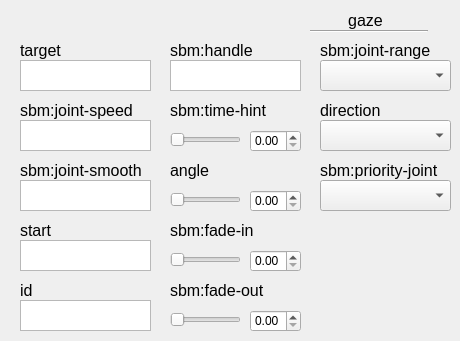
    <widget class="QWidget" name="gazeTab">
     <attribute name="title">
      <string>gaze</string>
     </attribute>
     <widget class="QPlainTextEdit" name="gazeTarget">
      <property name="geometry">
       <rect>
        <x>20</x>
        <y>60</y>
        <width>131</width>
        <height>31</height>
       </rect>
      </property>
      <property name="accessibleName">
       <string>target</string>
      </property>
     </widget>
     <widget class="Line" name="line_7">
      <property name="geometry">
       <rect>
        <x>310</x>
        <y>30</y>
        <width>118</width>
        <height>3</height>
       </rect>
      </property>
      <property name="orientation">
       <enum>Qt::Horizontal</enum>
      </property>
     </widget>
     <widget class="QLabel" name="postureLabel_31">
      <property name="geometry">
       <rect>
        <x>20</x>
        <y>40</y>
        <width>61</width>
        <height>20</height>
       </rect>
      </property>
      <property name="font">
       <font>
        <pointsize>12</pointsize>
       </font>
      </property>
      <property name="text">
       <string>target</string>
      </property>
      <property name="alignment">
       <set>Qt::AlignLeading|Qt::AlignLeft|Qt::AlignVCenter</set>
      </property>
     </widget>
     <widget class="QLabel" name="idLabel_18">
      <property name="geometry">
       <rect>
        <x>320</x>
        <y>10</y>
        <width>91</width>
        <height>21</height>
       </rect>
      </property>
      <property name="font">
       <font>
        <pointsize>12</pointsize>
       </font>
      </property>
      <property name="text">
       <string>gaze</string>
      </property>
      <property name="alignment">
       <set>Qt::AlignCenter</set>
      </property>
     </widget>
     <widget class="QLabel" name="postureLabel_32">
      <property name="geometry">
       <rect>
        <x>320</x>
        <y>40</y>
        <width>121</width>
        <height>20</height>
       </rect>
      </property>
      <property name="font">
       <font>
        <pointsize>12</pointsize>
       </font>
      </property>
      <property name="text">
       <string>sbm:joint-range</string>
      </property>
      <property name="alignment">
       <set>Qt::AlignLeading|Qt::AlignLeft|Qt::AlignVCenter</set>
      </property>
     </widget>
     <widget class="QComboBox" name="gazeSbmJointRange">
      <property name="geometry">
       <rect>
        <x>320</x>
        <y>60</y>
        <width>131</width>
        <height>31</height>
       </rect>
      </property>
      <property name="accessibleName">
       <string>sbm:joint-range</string>
      </property>
     </widget>
     <widget class="QLabel" name="postureLabel_33">
      <property name="geometry">
       <rect>
        <x>320</x>
        <y>100</y>
        <width>91</width>
        <height>20</height>
       </rect>
      </property>
      <property name="font">
       <font>
        <pointsize>12</pointsize>
       </font>
      </property>
      <property name="text">
       <string>direction</string>
      </property>
      <property name="alignment">
       <set>Qt::AlignLeading|Qt::AlignLeft|Qt::AlignVCenter</set>
      </property>
     </widget>
     <widget class="QComboBox" name="gazeDirection">
      <property name="geometry">
       <rect>
        <x>320</x>
        <y>120</y>
        <width>131</width>
        <height>31</height>
       </rect>
      </property>
      <property name="accessibleName">
       <string>direction</string>
      </property>
     </widget>
     <widget class="QLabel" name="postureLabel_67">
      <property name="geometry">
       <rect>
        <x>170</x>
        <y>160</y>
        <width>141</width>
        <height>20</height>
       </rect>
      </property>
      <property name="font">
       <font>
        <pointsize>12</pointsize>
       </font>
      </property>
      <property name="text">
       <string>angle</string>
      </property>
      <property name="alignment">
       <set>Qt::AlignLeading|Qt::AlignLeft|Qt::AlignVCenter</set>
      </property>
     </widget>
     <widget class="QSlider" name="gazeAngleSlider">
      <property name="geometry">
       <rect>
        <x>170</x>
        <y>190</y>
        <width>71</width>
        <height>19</height>
       </rect>
      </property>
      <property name="accessibleName">
       <string>angle</string>
      </property>
      <property name="orientation">
       <enum>Qt::Horizontal</enum>
      </property>
     </widget>
     <widget class="QLabel" name="postureLabel_68">
      <property name="geometry">
       <rect>
        <x>320</x>
        <y>160</y>
        <width>131</width>
        <height>20</height>
       </rect>
      </property>
      <property name="font">
       <font>
        <pointsize>12</pointsize>
       </font>
      </property>
      <property name="text">
       <string>sbm:priority-joint</string>
      </property>
      <property name="alignment">
       <set>Qt::AlignLeading|Qt::AlignLeft|Qt::AlignVCenter</set>
      </property>
     </widget>
     <widget class="QComboBox" name="gazeSbmPriorityJoint">
      <property name="geometry">
       <rect>
        <x>320</x>
        <y>180</y>
        <width>131</width>
        <height>31</height>
       </rect>
      </property>
      <property name="accessibleName">
       <string>sbm:priority-joint</string>
      </property>
     </widget>
     <widget class="QPlainTextEdit" name="gazeSbmHandle">
      <property name="geometry">
       <rect>
        <x>170</x>
        <y>60</y>
        <width>131</width>
        <height>31</height>
       </rect>
      </property>
      <property name="accessibleName">
       <string>sbm:handle</string>
      </property>
     </widget>
     <widget class="QLabel" name="postureLabel_69">
      <property name="geometry">
       <rect>
        <x>170</x>
        <y>40</y>
        <width>91</width>
        <height>20</height>
       </rect>
      </property>
      <property name="font">
       <font>
        <pointsize>12</pointsize>
       </font>
      </property>
      <property name="text">
       <string>sbm:handle</string>
      </property>
      <property name="alignment">
       <set>Qt::AlignLeading|Qt::AlignLeft|Qt::AlignVCenter</set>
      </property>
     </widget>
     <widget class="QDoubleSpinBox" name="gazeAngleBox">
      <property name="geometry">
       <rect>
        <x>250</x>
        <y>190</y>
        <width>51</width>
        <height>22</height>
       </rect>
      </property>
      <property name="accessibleName">
       <string>angle</string>
      </property>
     </widget>
     <widget class="QDoubleSpinBox" name="gazeSbmTimeHintBox">
      <property name="geometry">
       <rect>
        <x>250</x>
        <y>130</y>
        <width>51</width>
        <height>22</height>
       </rect>
      </property>
      <property name="accessibleName">
       <string>sbm:time-hint</string>
      </property>
     </widget>
     <widget class="QLabel" name="postureLabel_106">
      <property name="geometry">
       <rect>
        <x>170</x>
        <y>100</y>
        <width>141</width>
        <height>20</height>
       </rect>
      </property>
      <property name="font">
       <font>
        <pointsize>12</pointsize>
       </font>
      </property>
      <property name="text">
       <string>sbm:time-hint</string>
      </property>
      <property name="alignment">
       <set>Qt::AlignLeading|Qt::AlignLeft|Qt::AlignVCenter</set>
      </property>
     </widget>
     <widget class="QSlider" name="gazeSbmTimeHintSlider">
      <property name="geometry">
       <rect>
        <x>170</x>
        <y>130</y>
        <width>71</width>
        <height>19</height>
       </rect>
      </property>
      <property name="accessibleName">
       <string>sbm:time-hint</string>
      </property>
      <property name="orientation">
       <enum>Qt::Horizontal</enum>
      </property>
     </widget>
     <widget class="QPlainTextEdit" name="gazeSbmJointSpeed">
      <property name="geometry">
       <rect>
        <x>20</x>
        <y>120</y>
        <width>131</width>
        <height>31</height>
       </rect>
      </property>
      <property name="accessibleName">
       <string>sbm:joint-speed</string>
      </property>
     </widget>
     <widget class="QLabel" name="postureLabel_107">
      <property name="geometry">
       <rect>
        <x>20</x>
        <y>100</y>
        <width>121</width>
        <height>20</height>
       </rect>
      </property>
      <property name="font">
       <font>
        <pointsize>12</pointsize>
       </font>
      </property>
      <property name="text">
       <string>sbm:joint-speed</string>
      </property>
      <property name="alignment">
       <set>Qt::AlignLeading|Qt::AlignLeft|Qt::AlignVCenter</set>
      </property>
     </widget>
     <widget class="QPlainTextEdit" name="gazeSbmJointSmooth">
      <property name="geometry">
       <rect>
        <x>20</x>
        <y>180</y>
        <width>131</width>
        <height>31</height>
       </rect>
      </property>
      <property name="accessibleName">
       <string>sbm:joint-smooth</string>
      </property>
     </widget>
     <widget class="QLabel" name="postureLabel_108">
      <property name="geometry">
       <rect>
        <x>20</x>
        <y>160</y>
        <width>131</width>
        <height>20</height>
       </rect>
      </property>
      <property name="font">
       <font>
        <pointsize>12</pointsize>
       </font>
      </property>
      <property name="text">
       <string>sbm:joint-smooth</string>
      </property>
      <property name="alignment">
       <set>Qt::AlignLeading|Qt::AlignLeft|Qt::AlignVCenter</set>
      </property>
     </widget>
     <widget class="QLabel" name="postureLabel_148">
      <property name="geometry">
       <rect>
        <x>170</x>
        <y>220</y>
        <width>101</width>
        <height>20</height>
       </rect>
      </property>
      <property name="font">
       <font>
        <pointsize>12</pointsize>
       </font>
      </property>
      <property name="text">
       <string>sbm:fade-in</string>
      </property>
      <property name="alignment">
       <set>Qt::AlignLeading|Qt::AlignLeft|Qt::AlignVCenter</set>
      </property>
     </widget>
     <widget class="QSlider" name="gazeSbmFadeInSlider">
      <property name="geometry">
       <rect>
        <x>170</x>
        <y>250</y>
        <width>71</width>
        <height>19</height>
       </rect>
      </property>
      <property name="accessibleName">
       <string>sbm:fade-in</string>
      </property>
      <property name="orientation">
       <enum>Qt::Horizontal</enum>
      </property>
     </widget>
     <widget class="QDoubleSpinBox" name="gazeSbmFadeInBox">
      <property name="geometry">
       <rect>
        <x>250</x>
        <y>250</y>
        <width>51</width>
        <height>22</height>
       </rect>
      </property>
      <property name="accessibleName">
       <string>sbm:fade-in</string>
      </property>
     </widget>
     <widget class="QLabel" name="postureLabel_149">
      <property name="geometry">
       <rect>
        <x>20</x>
        <y>280</y>
        <width>61</width>
        <height>20</height>
       </rect>
      </property>
      <property name="font">
       <font>
        <pointsize>12</pointsize>
       </font>
      </property>
      <property name="text">
       <string>id</string>
      </property>
      <property name="alignment">
       <set>Qt::AlignLeading|Qt::AlignLeft|Qt::AlignVCenter</set>
      </property>
     </widget>
     <widget class="QLabel" name="postureLabel_150">
      <property name="geometry">
       <rect>
        <x>20</x>
        <y>220</y>
        <width>61</width>
        <height>20</height>
       </rect>
      </property>
      <property name="font">
       <font>
        <pointsize>12</pointsize>
       </font>
      </property>
      <property name="text">
       <string>start</string>
      </property>
      <property name="alignment">
       <set>Qt::AlignLeading|Qt::AlignLeft|Qt::AlignVCenter</set>
      </property>
     </widget>
     <widget class="QPlainTextEdit" name="gazeId">
      <property name="geometry">
       <rect>
        <x>20</x>
        <y>300</y>
        <width>131</width>
        <height>31</height>
       </rect>
      </property>
      <property name="accessibleName">
       <string>id</string>
      </property>
     </widget>
     <widget class="QPlainTextEdit" name="gazeStart">
      <property name="geometry">
       <rect>
        <x>20</x>
        <y>240</y>
        <width>131</width>
        <height>31</height>
       </rect>
      </property>
      <property name="accessibleName">
       <string>start</string>
      </property>
     </widget>
     <widget class="QLabel" name="postureLabel_151">
      <property name="geometry">
       <rect>
        <x>170</x>
        <y>280</y>
        <width>101</width>
        <height>20</height>
       </rect>
      </property>
      <property name="font">
       <font>
        <pointsize>12</pointsize>
       </font>
      </property>
      <property name="text">
       <string>sbm:fade-out</string>
      </property>
      <property name="alignment">
       <set>Qt::AlignLeading|Qt::AlignLeft|Qt::AlignVCenter</set>
      </property>
     </widget>
     <widget class="QDoubleSpinBox" name="gazeSbmFadeOutBox">
      <property name="geometry">
       <rect>
        <x>250</x>
        <y>310</y>
        <width>51</width>
        <height>22</height>
       </rect>
      </property>
      <property name="accessibleName">
       <string>sbm:fade-out</string>
      </property>
     </widget>
     <widget class="QSlider" name="gazeSbmFadeOutSlider">
      <property name="geometry">
       <rect>
        <x>170</x>
        <y>310</y>
        <width>71</width>
        <height>19</height>
       </rect>
      </property>
      <property name="accessibleName">
       <string>sbm:fade-out</string>
      </property>
      <property name="orientation">
       <enum>Qt::Horizontal</enum>
      </property>
     </widget>
    </widget>
